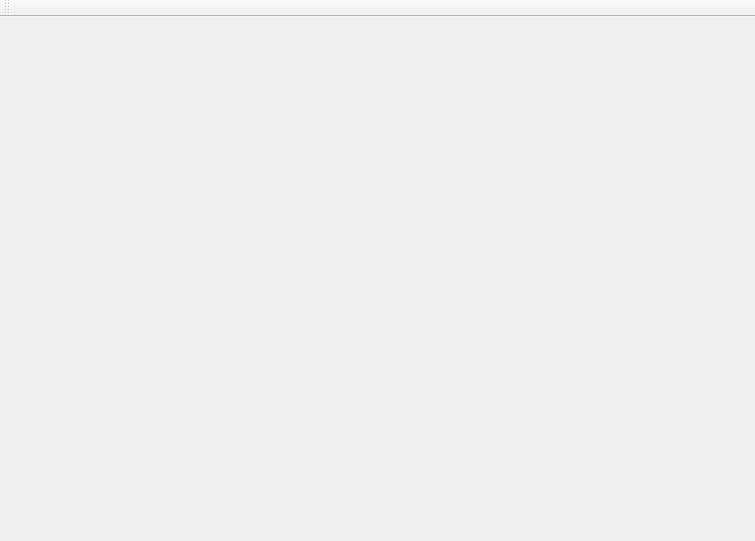
<?xml version="1.0" encoding="UTF-8"?>
<ui version="4.0">
 <class>MainWindow</class>
 <widget class="QMainWindow" name="MainWindow">
  <property name="geometry">
   <rect>
    <x>0</x>
    <y>0</y>
    <width>755</width>
    <height>541</height>
   </rect>
  </property>
  <property name="windowTitle">
   <string>MainWindow</string>
  </property>
  <widget class="QWidget" name="centralWidget">
   <layout class="QVBoxLayout" name="verticalLayout">
    <item>
     <widget class="meGLWidget" name="widget" native="true"/>
    </item>
   </layout>
  </widget>
  <widget class="QMenuBar" name="menuBar">
   <property name="geometry">
    <rect>
     <x>0</x>
     <y>0</y>
     <width>755</width>
     <height>19</height>
    </rect>
   </property>
  </widget>
  <widget class="QToolBar" name="mainToolBar">
   <attribute name="toolBarArea">
    <enum>TopToolBarArea</enum>
   </attribute>
   <attribute name="toolBarBreak">
    <bool>false</bool>
   </attribute>
  </widget>
 </widget>
 <layoutdefault spacing="6" margin="11"/>
 <customwidgets>
  <customwidget>
   <class>meGLWidget</class>
   <extends>QWidget</extends>
   <header>meglwidget.h</header>
   <container>1</container>
  </customwidget>
 </customwidgets>
 <resources/>
 <connections/>
</ui>
